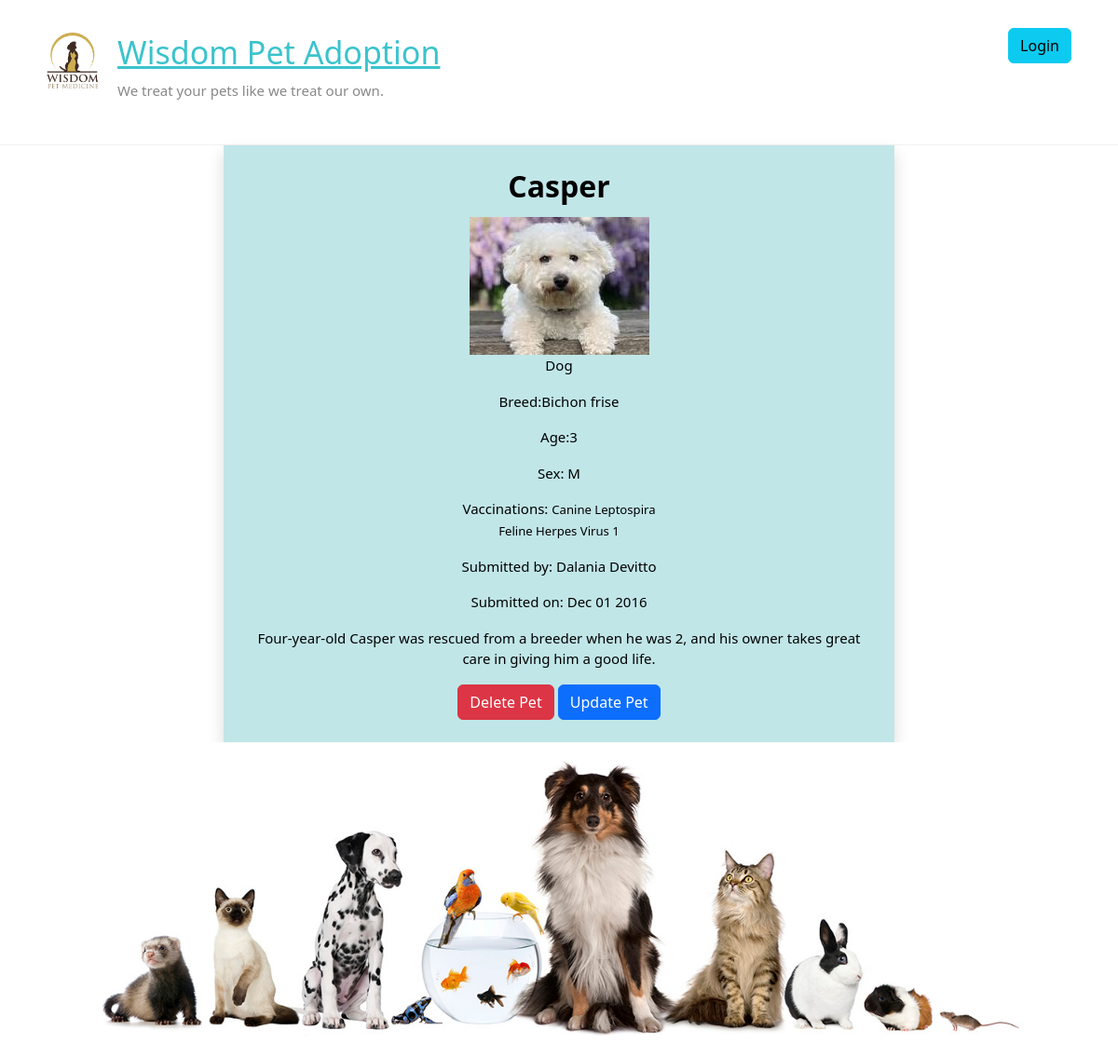
The app's page /adoptions/12/ with its own data.
### adoptions/models.py (models this page shows, shortened)
class Pet(models.Model):
    user=models.ForeignKey(User , on_delete=models.CASCADE, null = True , blank = True)
    SEX_CHOICES = [('M', 'Male'), ('F', 'Female')]
    name = models.CharField(max_length=100)
    submitter = models.CharField(max_length=100)
    species = models.CharField(max_length=30)
    breed = models.CharField(max_length=30, blank=True)
    description = models.TextField()
    sex = models.CharField(max_length=1, choices=SEX_CHOICES, blank=True)
    submission_date = models.DateTimeField()
    age = models.IntegerField(null=True)
    vaccinations = models.ManyToManyField('Vaccine', blank=True)
    pet_image=models.ImageField(null=True,upload_to="pet")

class Vaccine(models.Model):
    name = models.CharField(max_length=50)

### adoptions/views.py (the view)
# urls.py: path('adoptions/<int:pet_id>/', views.pet_detail, name='pet_detail'),
def pet_detail(request, pet_id):
    try:
        pet = Pet.objects.get(id=pet_id)
    except Pet.DoesNotExist:
        raise Http404('pet not found')
    return render(request, 'pet_detail.html', {
        'pet': pet,
    })

### adoptions/templates/pet_detail.html
{% extends "base.html" %}
{% block content %}
    <div>
      <div class="shadow lg" style="background-color: rgb(193, 230, 232);margin-left:20%;margin-right:20%;padding:2%;">          <h2 style="text-align:center;color:black;margin-bottom:2%;padding:1px;background-color: rgb(193, 230, 232);"><b>{{ pet.name|capfirst }}</b></h2>
                {% if pet.pet_image %}
                    <img src='/media/{{pet.pet_image}}' style="display: block; margin: 0 auto;">
                {% endif %}
                <p style="color:black;text-align:center;"><b>{{ pet.species }}</b></p>
                {% if pet.breed %}
                    <p style="color:black;text-align:center;"><b>Breed:</b>{{ pet.breed }}</p>
                {% endif %}
                {% if pet.age %}
                    <p style="color:black;text-align:center;"><b>Age:</b>{{ pet.age }}</p>
                {% endif %}
                {% if pet.sex %}
                    <p style="color:black;text-align:center;"><b>Sex: </b>{{ pet.sex }}</p>
                {% endif %}
                {% if pet.vaccinations.all %}
                    <p style="color:black;text-align:center;"><b>Vaccinations:</b>
                        {% for vaccination in pet.vaccinations.all %}
                            <small style="color:black;text-align:center;">{{ vaccination.name }}</small><br>
                        {% endfor %}
                    </p>
                {% endif %}
                <p style="color:black;text-align:center;"><b>Submitted by: </b>{{ pet.submitter }}</p>
                <p style="color:black;text-align:center;"><b>Submitted on: </b>{{ pet.submission_date|date:"M d Y" }}</p>
                <p style="color:black;text-align:center;">{{ pet.description }}</p>
                <div class= "text-center">
                    <a href="/delete_pet/{{pet.id}}" class="btn btn-danger">Delete Pet</a>
                     <a href="/update_pet/{{pet.id}}" class="btn btn-primary">Update Pet</a>
                </div>
            </div>
{% endblock %}

### public/static/style.css (style rules this page uses)
html, body, div, span, applet, object, iframe, h1, h2, h3, h4, h5, h6, p, blockquote, pre, a, abbr, acronym, address, big, cite, code, del, dfn, em, font, ins, kbd, q, s, samp, small, strike, strong, sub, sup, tt, var, dl, dt, dd, ol, ul, li, fieldset, form, label, legend, table, caption, tbody, tfoot, thead, tr, th, td { border: 0; font: inherit; font-size: 100%; font-style: inherit; font-weight: inherit; margin: 0; outline: 0; padding: 0; vertical-align: baseline; }
html { overflow-y: scroll; -webkit-text-size-adjust: 100%; -ms-text-size-adjust: 100%; }
h1, h2, h3, h4, h5, h6 { color: #666666; line-height: 1.4; padding-bottom: 15px; font-weight: normal; }
h2 { font-size: 28px; }
body, button, input, select, textarea { color: #888888; font-size: 15px; line-height: 1.5; font-family: 'Roboto', sans-serif; font-weight: 300; }
p { color: #888888; font-size: 15px; line-height: 1.5; margin-bottom: 15px; font-weight: 300; }
body { background: #f2f2f2; }
a { color: #80abc8; text-decoration: none; -webkit-transition: 0.25s ease-in-out; -moz-transition: 0.25s ease-in-out; transition: 0.25s ease-in-out; -ms-transition: 0.25s ease-in-out; -o-transition: 0.25s ease-in-out; }
img { max-width: 100%; height: auto; vertical-align: top; margin-bottom: 18px; }
body { padding-top: 30px; padding-bottom: 30px; }
body.wide { padding-top: 0; padding-bottom: 0; }

### records on screen
Pet: name "Casper", pet_image (picture), species "Dog", breed "Bichon frise", age "3", sex "M", submitter "Dalania Devitto", submission_date "Dec 01 2016", description "Four-year-old Casper was rescued from a breeder when he was 2, and his owner takes great care in giving him a good life."
Vaccine: name "Canine Leptospira"
Vaccine: name "Feline Herpes Virus 1"
